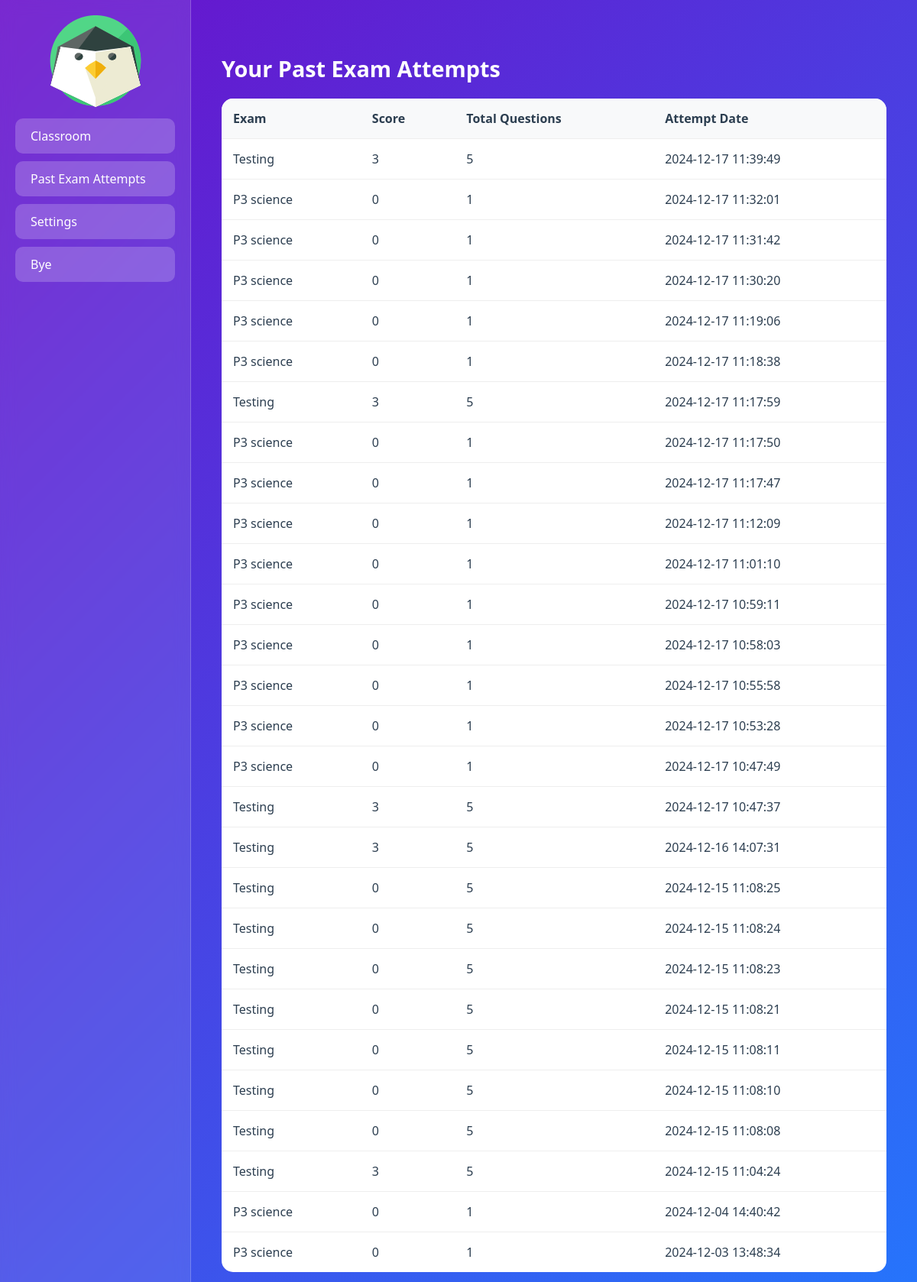
Screenshot of /attempts (signed in) with the database file from the repository.
### app.py (models this page shows)
class ExamAttempt(db.Model):
    id = db.Column(db.Integer, primary_key=True)
    user_id = db.Column(db.Integer, db.ForeignKey('user.id'), nullable=False)
    exam_id = db.Column(db.Integer, db.ForeignKey('exam.id'), nullable=False)
    score = db.Column(db.Integer, nullable=False)
    total_questions = db.Column(db.Integer, nullable=False)
    attempt_date = db.Column(db.DateTime, default=datetime.utcnow)
    user = db.relationship('User', backref='attempts', lazy=True)
    exam = db.relationship('Exam', backref='attempts', lazy=True)

class Exam(db.Model):
    __tablename__ = 'exam'
    id = db.Column(db.Integer, primary_key=True)
    title = db.Column(db.String(100), nullable=False)
    questions = db.relationship('Question', backref='exam', lazy=True)

### app.py (the view)
@app.route("/attempts")
@login_required
def attempts():
    attempts = ExamAttempt.query.filter_by(user_id=current_user.id).order_by(ExamAttempt.attempt_date.desc()).all()
    return render_template("attempts.html", attempts=attempts)

### app.py (called while the page is built)
@login_manager.user_loader
def load_user(user_id):
    return User.query.get(int(user_id))

### templates/attempts.html (shortened to what this page needs)
<!DOCTYPE html>
<html lang="en">
<head>
</head>
<body>
    <div class="sidebar">
     <center> <img src="static/logo.png" alt="Backbench Logo"></center>
            <a href="{{ url_for('user_home') }}" class="sidebar-button">Classroom</a>
            <a href="{{ url_for('attempts') }}" class="sidebar-button">Past Exam Attempts</a>
            <a href="{{ url_for('settings') }}" class="sidebar-button">Settings</a>
        <a href="{{ url_for('logout') }}" class="sidebar-button">Bye</a>
    </div>
    <div class="content">
        <h2>Your Past Exam Attempts</h2>
        <table class="attempts-table">
            <thead>
                <tr>
                    <th>Exam</th>
                    <th>Score</th>
                    <th>Total Questions</th>
                    <th>Attempt Date</th>
                </tr>
            </thead>
            <tbody>
                {% for attempt in attempts %}
                <tr>
                    <td>{{ attempt.exam.title }}</td>
                    <td>{{ attempt.score }}</td>
                    <td>{{ attempt.total_questions }}</td>
                    <td>{{ attempt.attempt_date.strftime('%Y-%m-%d %H:%M:%S') }}</td>
                </tr>
                {% endfor %}
            </tbody>
        </table>
    </div>
</body>
</html>

### templates/attempts.html (style rules this page uses)
* { box-sizing: border-box; margin: 0; padding: 0; font-family: 'Segoe UI', Tahoma, Geneva, Verdana, sans-serif; }
body { background: linear-gradient(135deg, #6a11cb 0%, #2575fc 100%); min-height: 100vh; display: flex; }
.sidebar { width: 250px; background: rgba(255, 255, 255, 0.1); backdrop-filter: blur(10px); padding: 20px; border-right: 1px solid rgba(255, 255, 255, 0.2); }
.sidebar-button { display: block; padding: 12px 20px; margin: 10px 0; background: rgba(255, 255, 255, 0.2); color: white; text-decoration: none; border-radius: 10px; transition: all 0.3s ease; }
.content { flex: 1; padding: 40px; color: white; }
h2 { margin: 30px 0 20px; font-size: 1.8em; }
.attempts-table { width: 100%; background: white; border-radius: 15px; overflow: hidden; border-collapse: collapse; }
.attempts-table th, .attempts-table td { padding: 15px; text-align: left; color: #2c3e50; border-bottom: 1px solid #eee; }
.attempts-table th { background: #f8f9fa; font-weight: 600; }
.attempts-table tr:last-child td { border-bottom: none; }

### rows the page displays
ExamAttempt: exam "Testing", score "3", total_questions "5", attempt_date "2024-12-17 11:39:49"
ExamAttempt: exam "P3 science", score "0", total_questions "1", attempt_date "2024-12-17 11:32:01"
ExamAttempt: exam "P3 science", score "0", total_questions "1", attempt_date "2024-12-17 11:31:42"
ExamAttempt: exam "P3 science", score "0", total_questions "1", attempt_date "2024-12-17 11:30:20"
ExamAttempt: exam "P3 science", score "0", total_questions "1", attempt_date "2024-12-17 11:19:06"
ExamAttempt: exam "P3 science", score "0", total_questions "1", attempt_date "2024-12-17 11:18:38"
ExamAttempt: exam "Testing", score "3", total_questions "5", attempt_date "2024-12-17 11:17:59"
ExamAttempt: exam "P3 science", score "0", total_questions "1", attempt_date "2024-12-17 11:17:50"
ExamAttempt: exam "P3 science", score "0", total_questions "1", attempt_date "2024-12-17 11:17:47"
ExamAttempt: exam "P3 science", score "0", total_questions "1", attempt_date "2024-12-17 11:12:09"
ExamAttempt: exam "P3 science", score "0", total_questions "1", attempt_date "2024-12-17 11:01:10"
ExamAttempt: exam "P3 science", score "0", total_questions "1", attempt_date "2024-12-17 10:59:11"
ExamAttempt: exam "P3 science", score "0", total_questions "1", attempt_date "2024-12-17 10:58:03"
ExamAttempt: exam "P3 science", score "0", total_questions "1", attempt_date "2024-12-17 10:55:58"
ExamAttempt: exam "P3 science", score "0", total_questions "1", attempt_date "2024-12-17 10:53:28"
ExamAttempt: exam "P3 science", score "0", total_questions "1", attempt_date "2024-12-17 10:47:49"
ExamAttempt: exam "Testing", score "3", total_questions "5", attempt_date "2024-12-17 10:47:37"
ExamAttempt: exam "Testing", score "3", total_questions "5", attempt_date "2024-12-16 14:07:31"
ExamAttempt: exam "Testing", score "0", total_questions "5", attempt_date "2024-12-15 11:08:25"
ExamAttempt: exam "Testing", score "0", total_questions "5", attempt_date "2024-12-15 11:08:24"
ExamAttempt: exam "Testing", score "0", total_questions "5", attempt_date "2024-12-15 11:08:23"
ExamAttempt: exam "Testing", score "0", total_questions "5", attempt_date "2024-12-15 11:08:21"
ExamAttempt: exam "Testing", score "0", total_questions "5", attempt_date "2024-12-15 11:08:11"
ExamAttempt: exam "Testing", score "0", total_questions "5", attempt_date "2024-12-15 11:08:10"
ExamAttempt: exam "Testing", score "0", total_questions "5", attempt_date "2024-12-15 11:08:08"
ExamAttempt: exam "Testing", score "3", total_questions "5", attempt_date "2024-12-15 11:04:24"
ExamAttempt: exam "P3 science", score "0", total_questions "1", attempt_date "2024-12-04 14:40:42"
ExamAttempt: exam "P3 science", score "0", total_questions "1", attempt_date "2024-12-03 13:48:34"
